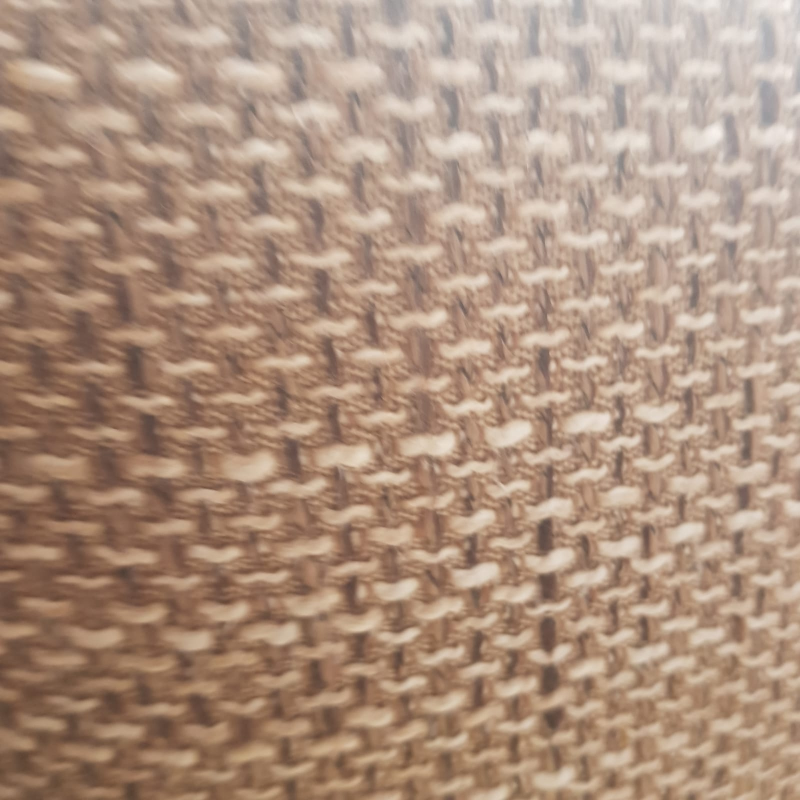
#> input picture skup_podataka/test/test001.jpg, 1600 x 1600 px (shown at 1/2 size); its folder holds only this picture in this run
$ jupyter execute 6_linijska_detekcija.ipynb   (shell and % lines are left out)
#> lines starting #> are read from the running program, lines starting #| are printed output that depends on the picture; after the words box and inside, x2 and y2 are one past the last pixel; in counts of white or black regions, pixels touching at a corner belong together
[cell 1]
#IMPORTI

from skimage.measure import block_reduce
import os
import numpy as np
import csv
import cv2
import matplotlib.pyplot as plt

[cell 2]
#UCITAVANJE SLIKA U SETOVE

def load_images_from_folder(folder):
#> called with folder = 'skup_podataka/test'
    images = []
    for filename in os.listdir(folder):
        img_path = os.path.join(folder, filename)
        img = cv2.imread(img_path)
#> img is the input picture: shape (1600, 1600, 3); mean B, G, R 127, 145.9, 172.9
        if img is not None:
            img = cv2.cvtColor(img, cv2.COLOR_BGR2GRAY)
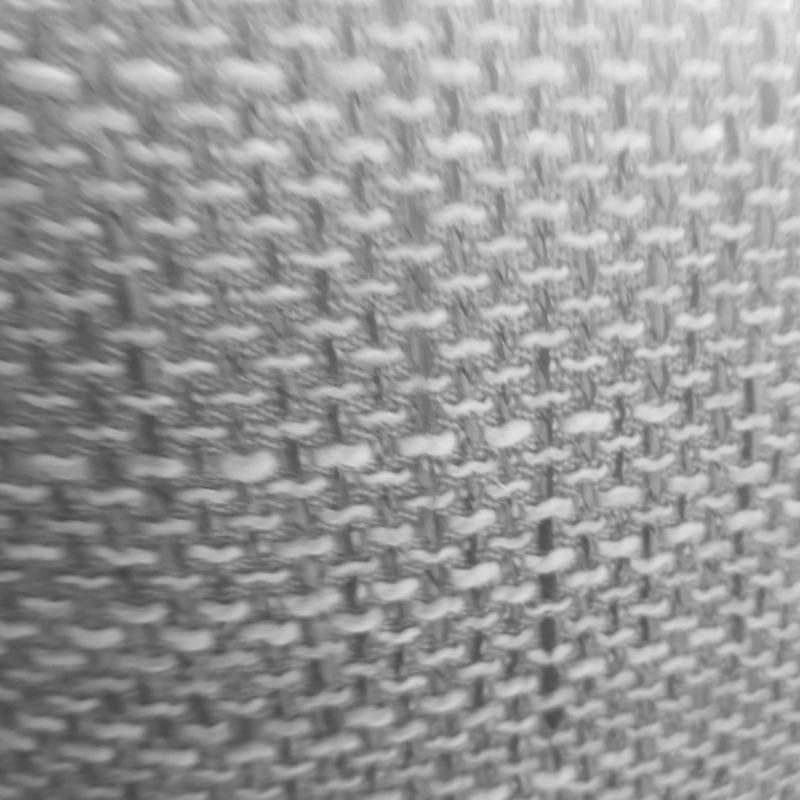
#> img: shape (1600, 1600) (shown at 1/2 size); min 66, max 245, mean 151.8
            images.append(img)
    return images

def load_sets():
    #with_books = load_images_from_folder("skup_podataka/saKnjigom")
    #no_books = load_images_from_folder("skup_podataka/bezKnjiga")
    test_set = load_images_from_folder("skup_podataka/test")
#> test_set = 1 item
    #return with_books, no_books, test_set
    return test_set

[cell 3]
#PRETPROCESIRANJE SLIKA
def rgb2gray(img_rgb):
    img_gray = np.ndarray((img_rgb.shape[0], img_rgb.shape[1]))
    img_gray = 0.21*img_rgb[:, :, 0] + 0.72*img_rgb[:, :, 1] + 0.07*img_rgb[:, :, 2]
    img_gray = img_gray.astype('uint8')
    return img_gray

def adaptiveThreshold(gray_image):
    image_bin = cv2.adaptiveThreshold(gray_image, 255, cv2.ADAPTIVE_THRESH_GAUSSIAN_C, cv2.THRESH_BINARY, 15, 5)
    #plt.figure()
    return image_bin

def sampling(image_bin):
    image_sampling = block_reduce(image_bin, block_size=(1,1),func=np.max)
    kernel = cv2.getStructuringElement(cv2.MORPH_CROSS, (2,2)) # MORPH_ELIPSE, MORPH_RECT, MORPH_CROSS
    image_sampling = cv2.dilate(image_sampling, kernel, iterations=2)
    return image_sampling

def Canny(image_sampling):
    edges = cv2.Canny(image_sampling, 50, 150, apertureSize=3)
    return edges

def preprocessing(original_image):
    pp_image = cv2.cvtColor(original_image, cv2.COLOR_GRAY2RGB)
    pp_image = rgb2gray(pp_image)
    pp_image = adaptiveThreshold(pp_image)
    pp_image = sampling(pp_image)
    pp_image = Canny(pp_image)
    return pp_image

[cell 4]
#STVARANJE LINIJA
# [43 lines left out: functions find_line_coordinates, filter_up_lines, filter_down_lines, find_lines, not called in this run]

[cell 5]
#GRUPISANJE LINIJA

# [214 lines left out: functions down_lines_counter, up_lines_counter, not called in this run]

[cell 6]
# MAIN
predictions = []

#with_books, no_books, test_set = load_sets() #ucitavanje slika
test_set = load_sets() #ucitavanje slika
#> test_set = 1 item

for i in range(len(test_set)):
    image = preprocessing(test_set[i])
    br_slike = 37
    sl = i
    if sl == br_slike:
        slika = cv2.cvtColor(test_set[i], cv2.COLOR_GRAY2BGR)
    lines = cv2.HoughLines(image, 1, np.pi / 180, 200)

    if(type(lines) is type(None)):
        predictions.append(int(0))
    elif(len(lines) == 0):
        predictions.append(int(0))
    else:
        up_lines = []
        down_lines = []
        for line in lines:
            x1, y1, x2, y2 = find_line_coordinates(line)

            filter_up_lines(up_lines, x1, y1, x2, y2)
            filter_down_lines(down_lines, x1, y1, x2, y2)

        len_up_list, list_of_up_lines = up_lines_counter(up_lines)
        len_down_list, list_of_down_lines = down_lines_counter(down_lines)

        final_up_lines = 0
        final_down_lines = 0

        for i in range(len(len_up_list)):
            if(len_up_list[i]>1):
                final_up_lines = final_up_lines + 1
                [x1, y1, x2, y2] = list_of_up_lines[i][0]
                if sl == br_slike:
                    cv2.line(slika, (x1, y1), (x2, y2), (0, 255, 0), 10, cv2.LINE_AA)
                    # gornje su zelene


        for i in range(len(len_down_list)):
            if(len_down_list[i]>1):
                final_down_lines = final_down_lines + 1
                [x1, y1, x2, y2] = list_of_down_lines[i][0]
                if sl == br_slike:
                    cv2.line(slika, (x1, y1), (x2, y2), (0, 0, 255), 10, cv2.LINE_AA)
                    # donje su plave


        if(final_up_lines%2 == 0):
            final_up_books = final_up_lines / 2
        else:
            final_up_books = final_up_lines // 2 + 1


        if(final_down_lines%2 == 0):
            final_down_books = final_down_lines / 2
        else:
            final_down_books = final_down_lines // 2


        final_books_count = final_up_books + final_down_books
        predictions.append(int(final_books_count))
        if sl == br_slike:
            plt.imshow(slika,  'gray')
#> this loop made 1 pass
#> (br_slike, sl) on pass 1: (37, 0)
#> pass 1, in adaptiveThreshold, `image_bin = cv2.adaptiveThreshold(gray_image, 255, cv2.ADAPTIVE_THRESH..`:
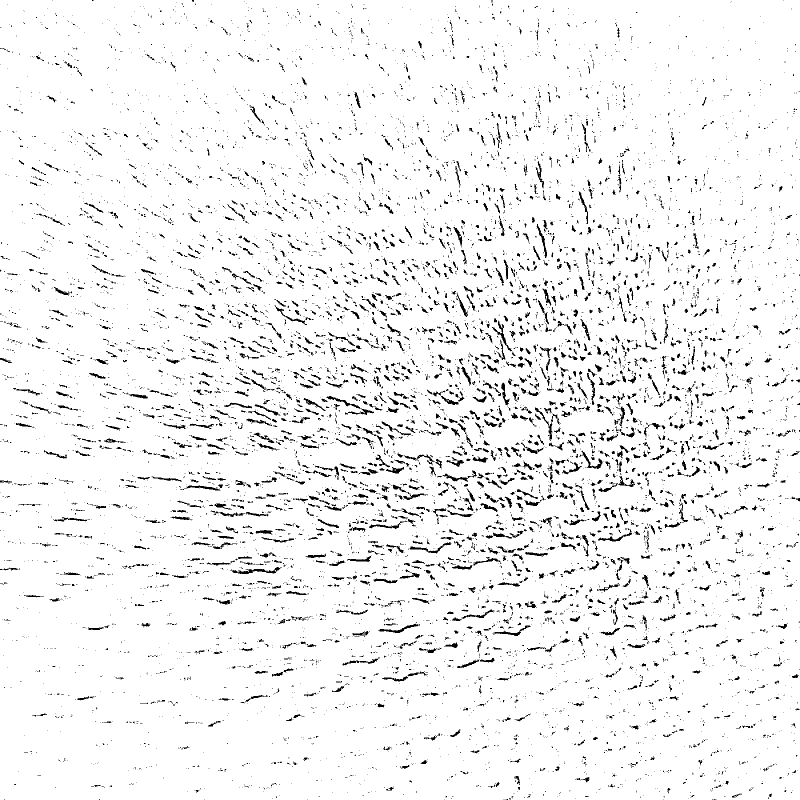
#> image_bin: shape (1600, 1600) (shown at 1/2 size); 94.9% white; 9887 black regions (8168 under 20 px), largest, box (x1, y1, x2, y2) and area: (653, 792, 748, 830) 552, (461, 1134, 564, 1148) 498, (1070, 814, 1120, 882) 412
#> after the loop:
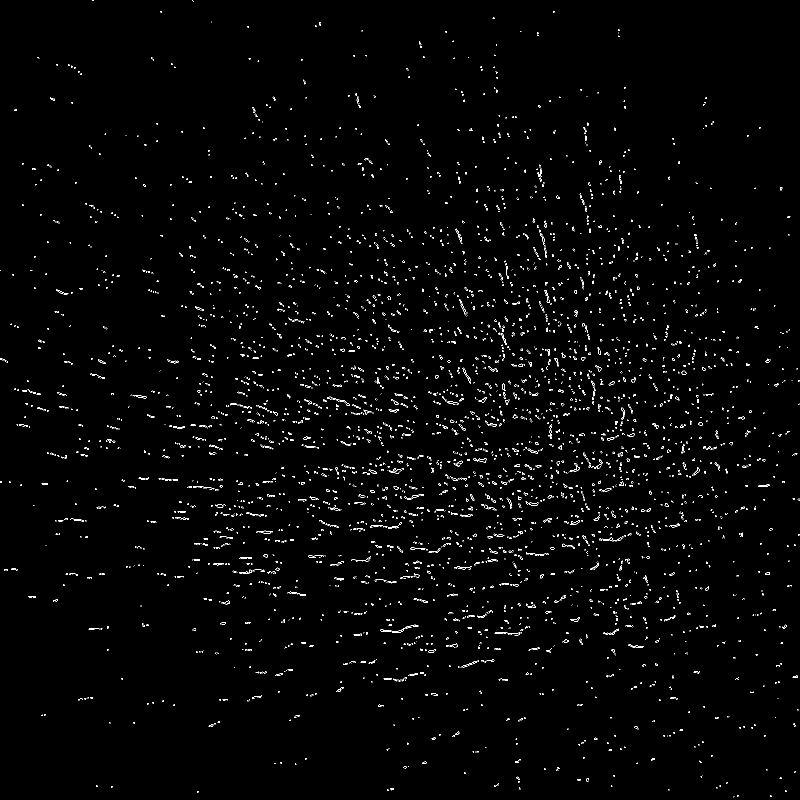
#> image: shape (1600, 1600) (shown at 1/2 size); 1.3% white in thin lines or dots
#> after the loop, predictions = [0]
            #print("---", int(final_books_count))
print(predictions)
#| [0]

[cell 7]
#POREDJENJE
solutions = []
with open('skup_podataka/test_podaci.csv', encoding="utf8", newline='\n') as f:
#> (reads skup_podataka/test_podaci.csv from the repository)
    lines = csv.reader(f, delimiter=',')
    for row in lines:
        if(row[0] != "br_knjiga"):
            solutions.append(int(row[0]))

    true = 0
    if(len(solutions) == len(predictions)):
        for i in range(len(solutions)):
            if(solutions[i] == predictions[i]):
                true = true + 1
    print((true/len(solutions))*100)
